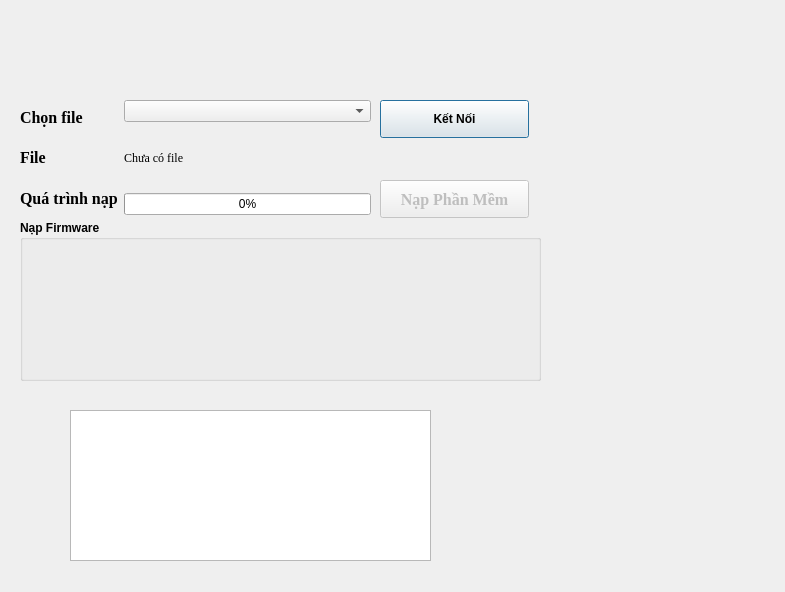
<?xml version="1.0" encoding="UTF-8"?>
<ui version="4.0">
 <class>camel</class>
 <widget class="QDialog" name="camel">
  <property name="geometry">
   <rect>
    <x>0</x>
    <y>0</y>
    <width>785</width>
    <height>592</height>
   </rect>
  </property>
  <property name="windowTitle">
   <string>Camel</string>
  </property>
  <widget class="QPushButton" name="connect_dut">
   <property name="geometry">
    <rect>
     <x>380</x>
     <y>100</y>
     <width>149</width>
     <height>38</height>
    </rect>
   </property>
   <property name="font">
    <font>
     <bold>true</bold>
    </font>
   </property>
   <property name="text">
    <string>Kết Nối</string>
   </property>
   <property name="icon">
    <iconset theme="accessories-calculator">
     <selectedon>:/icon/copy-link.png</selectedon>
    </iconset>
   </property>
   <property name="iconSize">
    <size>
     <width>32</width>
     <height>32</height>
    </size>
   </property>
  </widget>
  <widget class="QGroupBox" name="groupBox_7">
   <property name="geometry">
    <rect>
     <x>20</x>
     <y>220</y>
     <width>521</width>
     <height>161</height>
    </rect>
   </property>
   <property name="font">
    <font>
     <bold>true</bold>
    </font>
   </property>
   <property name="layoutDirection">
    <enum>Qt::LeftToRight</enum>
   </property>
   <property name="autoFillBackground">
    <bool>false</bool>
   </property>
   <property name="inputMethodHints">
    <set>Qt::ImhNone</set>
   </property>
   <property name="title">
    <string>Nạp Firmware</string>
   </property>
   <property name="flat">
    <bool>false</bool>
   </property>
   <property name="checkable">
    <bool>false</bool>
   </property>
  </widget>
  <widget class="QPushButton" name="write_fw">
   <property name="enabled">
    <bool>false</bool>
   </property>
   <property name="geometry">
    <rect>
     <x>380</x>
     <y>180</y>
     <width>149</width>
     <height>38</height>
    </rect>
   </property>
   <property name="font">
    <font>
     <family>Times New Roman</family>
     <pointsize>12</pointsize>
     <bold>true</bold>
    </font>
   </property>
   <property name="focusPolicy">
    <enum>Qt::StrongFocus</enum>
   </property>
   <property name="inputMethodHints">
    <set>Qt::ImhNone</set>
   </property>
   <property name="text">
    <string>Nạp Phần Mềm</string>
   </property>
   <property name="icon">
    <iconset theme="accessories-calculator">
     <selectedon>:/image/icon/download.png</selectedon>
    </iconset>
   </property>
   <property name="iconSize">
    <size>
     <width>32</width>
     <height>32</height>
    </size>
   </property>
  </widget>
  <widget class="QWidget" name="layoutWidget">
   <property name="geometry">
    <rect>
     <x>20</x>
     <y>100</y>
     <width>351</width>
     <height>115</height>
    </rect>
   </property>
   <layout class="QHBoxLayout" name="horizontalLayout">
    <item>
     <layout class="QVBoxLayout" name="verticalLayout_2">
      <item>
       <widget class="QLabel" name="label_2">
        <property name="font">
         <font>
          <family>Times New Roman</family>
          <pointsize>12</pointsize>
          <bold>true</bold>
         </font>
        </property>
        <property name="text">
         <string>Chọn file</string>
        </property>
       </widget>
      </item>
      <item>
       <widget class="QLabel" name="label_3">
        <property name="font">
         <font>
          <family>Times New Roman</family>
          <pointsize>12</pointsize>
          <bold>true</bold>
         </font>
        </property>
        <property name="text">
         <string>File</string>
        </property>
       </widget>
      </item>
      <item>
       <widget class="QLabel" name="label_5">
        <property name="font">
         <font>
          <family>Times New Roman</family>
          <pointsize>12</pointsize>
          <bold>true</bold>
         </font>
        </property>
        <property name="text">
         <string>Quá trình nạp</string>
        </property>
       </widget>
      </item>
     </layout>
    </item>
    <item>
     <layout class="QVBoxLayout" name="verticalLayout">
      <item>
       <widget class="QComboBox" name="deviceList">
        <property name="font">
         <font>
          <family>Times New Roman</family>
          <bold>true</bold>
         </font>
        </property>
       </widget>
      </item>
      <item>
       <widget class="QLabel" name="link_director_file">
        <property name="font">
         <font>
          <family>Times New Roman</family>
          <pointsize>9</pointsize>
         </font>
        </property>
        <property name="layoutDirection">
         <enum>Qt::RightToLeft</enum>
        </property>
        <property name="styleSheet">
         <string notr="true">text-align: center;</string>
        </property>
        <property name="text">
         <string>Chưa có file</string>
        </property>
       </widget>
      </item>
      <item>
       <widget class="QProgressBar" name="download_process">
        <property name="value">
         <number>0</number>
        </property>
       </widget>
      </item>
     </layout>
    </item>
   </layout>
  </widget>
  <widget class="QTextEdit" name="textEdit">
   <property name="enabled">
    <bool>true</bool>
   </property>
   <property name="geometry">
    <rect>
     <x>70</x>
     <y>410</y>
     <width>361</width>
     <height>151</height>
    </rect>
   </property>
  </widget>
 </widget>
 <resources/>
 <connections/>
</ui>
